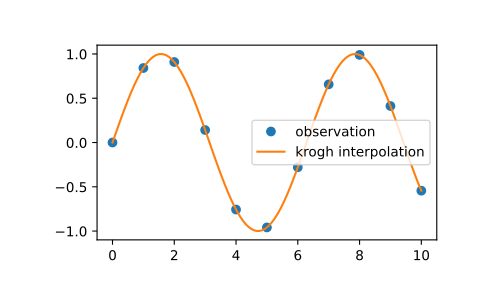

The Python source for this figure:
# We can interpolate 2D observed data using krogh interpolation:

import matplotlib.pyplot as plt
from scipy.interpolate import krogh_interpolate
x_observed = np.linspace(0.0, 10.0, 11)
y_observed = np.sin(x_observed)
x = np.linspace(min(x_observed), max(x_observed), num=100)
y = krogh_interpolate(x_observed, y_observed, x)
plt.plot(x_observed, y_observed, "o", label="observation")
plt.plot(x, y, label="krogh interpolation")
plt.legend()
plt.show()
